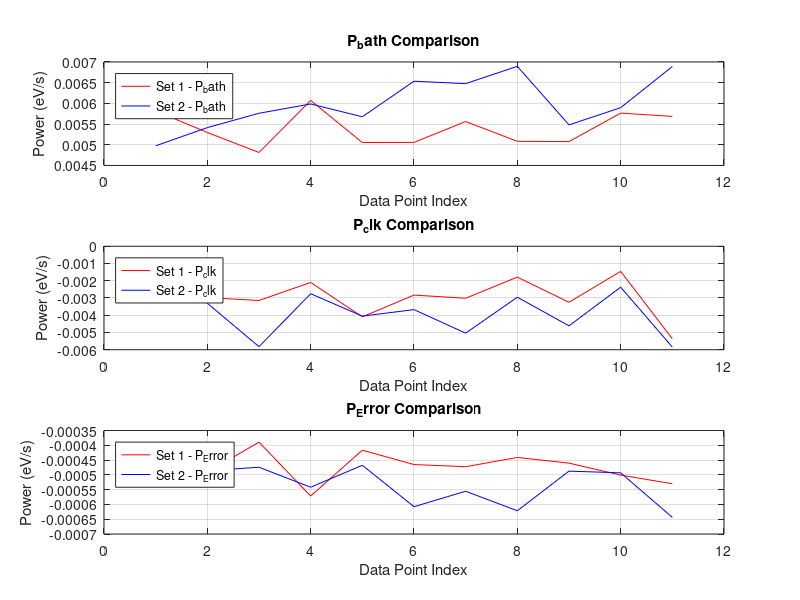

MATLAB code for this plot:
% Given data for the first set
E_bath_total_1 = [7.2736e-003, 6.6205e-003, 6.0169e-003, 7.5883e-003, 6.3174e-003, 6.3218e-003, 6.9512e-003, 6.3541e-003, 6.3454e-003, 7.2057e-003, 7.1060e-003];
E_clk_total_1 = [-4.0198e-003, -3.7206e-003, -3.9311e-003, -2.6226e-003, -5.1173e-003, -3.5383e-003, -3.7693e-003, -2.2376e-003, -4.0614e-003, -1.8207e-003, -6.7032e-003];
E_Error_total_1 = [-6.4816e-004, -6.1358e-004, -4.8656e-004, -7.1448e-004, -5.2054e-004, -5.8140e-004, -5.9043e-004, -5.5141e-004, -5.7542e-004, -6.2586e-004, -6.6263e-004];

% Given data for the second set
E_bath_total_2 = [6.2177e-003, 6.7679e-003, 7.2011e-003, 7.4817e-003, 7.0952e-003, 8.1688e-003, 8.0967e-003, 8.6187e-003, 6.8502e-003, 7.3699e-003, 8.6124e-003];
E_clk_total_2 = [-1.2176e-003, -4.1296e-003, -7.2773e-003, -3.4411e-003, -5.0631e-003, -4.5935e-003, -6.2988e-003, -3.6922e-003, -5.7688e-003, -2.9664e-003, -7.3084e-003];
E_Error_total_2 = [-4.9575e-004, -6.0709e-004, -5.9288e-004, -6.7722e-004, -5.8440e-004, -7.5951e-004, -6.9420e-004, -7.7677e-004, -6.0918e-004, -6.1635e-004, -8.0465e-004];

% Time vector or data point index (assuming you have it)
time = 1:length(E_bath_total_1);

% Calculate power for both sets
t = 5/4;  % Set the time interval to 1 for simplicity
P_bath_1 = E_bath_total_1 / t;
P_clk_1 = E_clk_total_1 / t;
P_Error_1 = E_Error_total_1 / t;

P_bath_2 = E_bath_total_2 / t;
P_clk_2 = E_clk_total_2 / t;
P_Error_2 = E_Error_total_2 / t;

% Plot the power values for both sets
figure;

subplot(3, 1, 1);
plot(time, P_bath_1, 'r', 'DisplayName', 'Set 1 - P_bath');
hold on;
plot(time, P_bath_2, 'b', 'DisplayName', 'Set 2 - P_bath');
xlabel('Data Point Index');
ylabel('Power (eV/s)');
title('P_bath Comparison');
legend('Location', 'Northwest');
grid on;

subplot(3, 1, 2);
plot(time, P_clk_1, 'r', 'DisplayName', 'Set 1 - P_clk');
hold on;
plot(time, P_clk_2, 'b', 'DisplayName', 'Set 2 - P_clk');
xlabel('Data Point Index');
ylabel('Power (eV/s)');
title('P_clk Comparison');
legend('Location', 'Northwest');
grid on;

subplot(3, 1, 3);
plot(time, P_Error_1, 'r', 'DisplayName', 'Set 1 - P_Error');
hold on;
plot(time, P_Error_2, 'b', 'DisplayName', 'Set 2 - P_Error');
xlabel('Data Point Index');
ylabel('Power (eV/s)');
title('P_Error Comparison');
legend('Location', 'Northwest');
grid on;

hold off;
